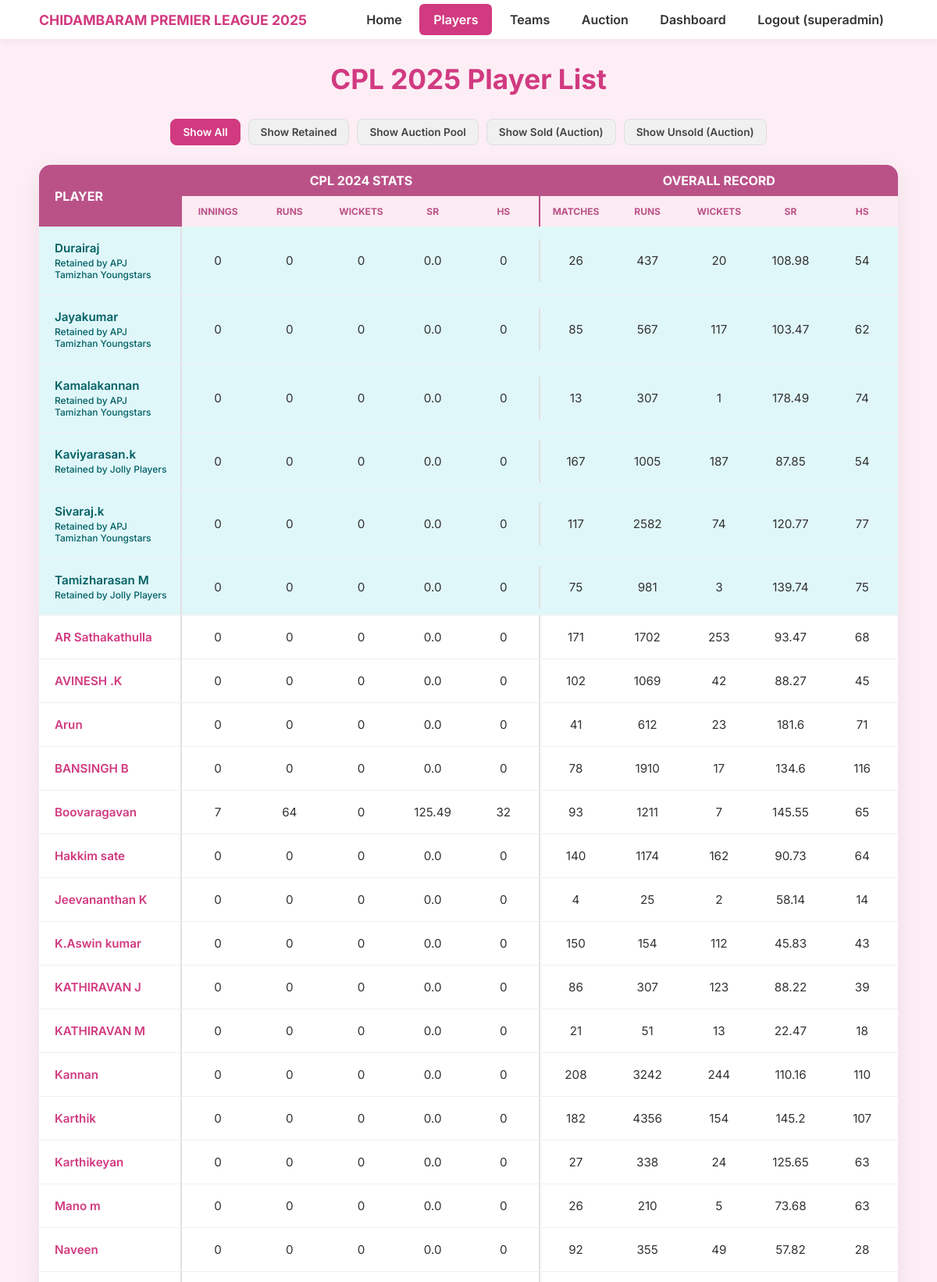
Screenshot of /players (signed in, upper part) with the database file from the repository.
### models.py (models this page shows, shortened)
class User(db.Model, UserMixin):
    id = Column(Integer, primary_key=True)
    full_name = Column(String(100), nullable=False)
    username = Column(String(50), unique=True, nullable=False)
    password_hash = Column(String(256), nullable=False)
    role = Column(String(20), nullable=False, default='Captain') # 'Super Admin', 'Admin', 'Captain'
    team_id = Column(Integer, ForeignKey('team.id'), nullable=True)
    team = relationship('Team', back_populates='captain')

class Player(db.Model):
    id = Column(Integer, primary_key=True)
    player_name = Column(String(100), nullable=False)
    image_filename = Column(String(100), nullable=True, default='default_player.png')
    is_retained = Column(Boolean, default=False, nullable=False)
    cpl_2024_team = Column(String(100), nullable=True)
    cpl_2024_innings = Column(Integer, nullable=True)
    cpl_2024_runs = Column(Integer, nullable=True)
    cpl_2024_average = Column(Float, nullable=True) # This column is NOT in your CSV
    cpl_2024_sr = Column(Float, nullable=True)
    cpl_2024_hs = Column(Integer, nullable=True)
    cpl_2024_wickets = Column(Integer, nullable=True) # <-- ADDED
    overall_matches = Column(Integer, nullable=True)
    overall_runs = Column(Integer, nullable=True)
    overall_wickets = Column(Integer, nullable=True)
    overall_sr = Column(Float, nullable=True) # <-- Already present
    overall_hs = Column(Integer, nullable=True) # <-- Already present
    status = Column(String(20), default='Unsold', nullable=False)
    sold_price = Column(Integer, default=0)
    team_id = Column(Integer, ForeignKey('team.id'), nullable=True)
    team = relationship('Team', back_populates='players')

class Team(db.Model):
    id = Column(Integer, primary_key=True)
    team_name = Column(String(100), unique=True, nullable=False)
    captain_name = Column(String(100), nullable=False)
    purse = Column(Integer, default=10000)
    purse_spent = Column(Integer, default=0)
    players_taken_count = Column(Integer, default=0)
    slots_remaining = Column(Integer, default=15) # Assuming max 15 slots
    captain = relationship('User', uselist=False, back_populates='team')
    players = relationship('Player', back_populates='team', lazy='dynamic')

### app.py (the view)
@app.route('/players')
@login_required
def players():
    all_players = Player.query.order_by(Player.is_retained.desc(), Player.player_name).all() # Show retained first
    return render_template('players.html', active_page='players', players=all_players)

### app.py (called while the page is built)
@login_manager.user_loader
def load_user(user_id):
    return User.query.get(int(user_id))

### templates/players.html (shortened to what this page needs)
{% extends "layout.html" %}
{% set active_page = 'players' %}
{% block content %}
<div class="main-container">
    <h2 class="page-title">CPL 2025 Player List</h2>
    <div class="filter-buttons">
        <button class="filter-btn active" data-filter="all">Show All</button>
        <button class="filter-btn" data-filter="retained">Show Retained</button>
        <button class="filter-btn" data-filter="auction">Show Auction Pool</button>
        <button class="filter-btn" data-filter="sold">Show Sold (Auction)</button>
        <button class="filter-btn" data-filter="unsold">Show Unsold (Auction)</button>
    </div>
    <div class="player-table-card">
        <div class="player-table-grid player-header">
             <div class="header-cell player-name-header">PLAYER</div>
             <div class="header-cell cpl-stats-header">CPL 2024 STATS</div>
             <div class="header-cell overall-stats-header">OVERALL RECORD</div>
             <div class="header-cell sub-header cpl-innings">INNINGS</div>
             <div class="header-cell sub-header cpl-runs">RUNS</div>
             <div class="header-cell sub-header cpl-wickets">WICKETS</div>
             <div class="header-cell sub-header cpl-sr">SR</div>
             <div class="header-cell sub-header cpl-hs hs-header">HS</div>
             <div class="header-cell sub-header ovr-matches">MATCHES</div>
             <div class="header-cell sub-header ovr-runs">RUNS</div>
             <div class="header-cell sub-header ovr-wickets">WICKETS</div>
             <div class="header-cell sub-header ovr-sr">SR</div>
             <div class="header-cell sub-header ovr-hs">HS</div>
        </div>
        {% for player in players %}
        <div class="player-table-grid player-row
                    {% if player.is_retained %}
                        retained
                    {% elif player.status == 'Sold' %}
                        sold
                    {% else %}
                        unsold
                    {% endif %}"
             data-status="{% if player.is_retained %}retained{% elif player.status == 'Sold' %}sold{% else %}unsold{% endif %}">
            <div class="data-cell player-name">
                {{ player.player_name }}
                {% if player.is_retained and player.team %}
                    <span class="retained-badge">Retained by {{ player.team.team_name }}</span>
                {% endif %}
            </div>
            <div class="data-cell">{{ player.cpl_2024_innings if player.cpl_2024_innings is not none else '-' }}</div>
            <div class="data-cell">{{ player.cpl_2024_runs if player.cpl_2024_runs is not none else '-' }}</div>
            <div class="data-cell">{{ player.cpl_2024_wickets if player.cpl_2024_wickets is not none else '-' }}</div>
            <div class="data-cell">{{ player.cpl_2024_sr if player.cpl_2024_sr is not none else '-' }}</div>
            <div class="data-cell hs-cell">{{ player.cpl_2024_hs if player.cpl_2024_hs is not none else '-' }}</div>
            <div class="data-cell">{{ player.overall_matches if player.overall_matches is not none else '-' }}</div>
            <div class="data-cell">{{ player.overall_runs if player.overall_runs is not none else '-' }}</div>
            <div class="data-cell">{{ player.overall_wickets if player.overall_wickets is not none else '-' }}</div>
            <div class="data-cell">{{ player.overall_sr if player.overall_sr is not none else '-' }}</div>
            <div class="data-cell">{{ player.overall_hs if player.overall_hs is not none else '-' }}</div>
        </div>
        {% endfor %}
        </div> </div>
{% endblock %}

### templates/layout.html (shortened to what this page needs)
<!DOCTYPE html>
<html lang="en">
<head>
    <link rel="stylesheet" href="https://cdnjs.cloudflare.com/ajax/libs/font-awesome/6.5.1/css/all.min.css" />
    <link rel="stylesheet" href="{{ url_for('static', filename='style.css') }}">
</head>
<body>
    <nav>
        <div class="nav-container">
            <a href="{{ url_for('home') }}" class="nav-title">Chidambaram Premier League 2025</a>
            <ul>
                <li><a href="{{ url_for('home') }}" class="{{ 'active' if active_page == 'home' else '' }}">Home</a></li>
                {% if current_user.is_authenticated %}
                    <li><a href="{{ url_for('players') }}" class="{{ 'active' if active_page == 'players' else '' }}">Players</a></li>
                    <li><a href="{{ url_for('teams') }}" class="{{ 'active' if active_page == 'teams' else '' }}">Teams</a></li>
                    {% if current_user.role != 'Captain' %}
                    <li><a href="{{ url_for('auctions') }}" class="{{ 'active' if active_page == 'auctions' else '' }}">Auction</a></li>
                    <li><a href="{{ url_for('dashboard') }}" class="{{ 'active' if active_page == 'dashboard' else '' }}">Dashboard</a></li>
                    {% endif %}
                    <li><a href="{{ url_for('logout') }}">Logout ({{ current_user.username }})</a></li>
                {% endif %}
            </ul>
        </div>
    </nav>
    {% block content %}{% endblock %}
</body>
</html>

### static/style.css (style rules this page uses)
body { font-family: 'Inter', Arial, sans-serif; margin: 0; padding: 0; background-color: #fdeef5; color: #333; }
.main-container { max-width: 1100px; margin: 0 auto; padding: 0 20px; }
h1, h2, h3 { color: #333; }
nav { background-color: #ffffff; padding: 5px 0; box-shadow: 0 2px 10px rgba(0,0,0,0.06); position: sticky; top: 0; z-index: 1000; transition: box-shadow 0.3s ease; }
.nav-container { max-width: 1100px; margin: 0 auto; padding: 0 20px; display: flex; justify-content: space-between; align-items: center; }
.nav-title { font-size: 1.1rem; font-weight: 700; color: #d13a80; text-decoration: none; text-transform: uppercase; }
nav ul { list-style-type: none; margin: 0; padding: 0; }
nav ul li { display: inline-block; }
nav ul li a { display: block; color: #333; text-decoration: none; padding: 10px 18px; font-weight: 600; border-radius: 6px; transition: all 0.3s ease; }
nav ul li a.active { background-color: #d13a80; color: white; }
.page-title { text-align: center; color: #d13a80; font-size: 2.2rem; font-weight: 700; margin: 30px 0; }
.player-table-card { background: #ffffff; border-radius: 15px; box-shadow: 0 10px 30px rgba(0,0,0,0.07); overflow: hidden; }
.player-table-grid { display: grid; grid-template-columns: 2fr 1fr 1fr 1fr 1fr 1fr 1fr 1fr 1fr 1fr 1fr; align-items: center; }
.player-table-grid.player-header { display: grid; grid-template-rows: auto auto; grid-template-columns: 2fr repeat(10, 1fr); align-items: center; }
.player-table-grid.player-header .header-cell { padding: 10px; font-weight: 700; text-align: center; }
.player-table-grid.player-header .player-name-header { grid-row: 1 / 3; grid-column: 1 / 2; text-align: left; padding-left: 20px; font-size: 1rem; border-right: 2px solid #ba5288; align-self: stretch; display: flex; align-items: center; background-color: #ba5288; color: white; z-index: 1; position: relative; }
.player-table-grid.player-header .cpl-stats-header { grid-row: 1 / 2; grid-column: 2 / 7; background-color: #ba5288; color: white; }
.player-table-grid.player-header .overall-stats-header { grid-row: 1 / 2; grid-column: 7 / 12; background-color: #ba5288; color: white; }
.player-table-grid.player-header .sub-header { background-color: #fcebf2; color: #ba5288; font-size: 0.75rem; text-transform: uppercase; padding: 12px 10px; grid-row: 2 / 3; }
.player-table-grid.player-header .cpl-innings { grid-column: 2 / 3; }
.player-table-grid.player-header .cpl-runs { grid-column: 3 / 4; }
.player-table-grid.player-header .cpl-sr { grid-column: 5 / 6; }
.player-table-grid.player-header .cpl-hs { grid-column: 6 / 7; }
.player-table-grid.player-header .ovr-matches { grid-column: 7 / 8; }
.player-table-grid.player-header .ovr-runs { grid-column: 8 / 9; }
.player-table-grid.player-header .ovr-wickets { grid-column: 9 / 10; }
.player-table-grid.player-header .hs-header { border-right: 2px solid #ba5288; }
.player-table-grid.player-row { background: #fff; font-size: 0.95rem; border-bottom: 1px solid #f0f0f0; transition: box-shadow 0.2s ease; position: relative; z-index: 1; }
.player-table-grid.player-row .data-cell { padding: 18px 10px; text-align: center; color: #333; font-weight: 400; }
.player-table-grid.player-row .data-cell.player-name { text-align: left; padding-left: 20px; font-weight: 600; color: #d13a80; border-right: 2px solid #e0e0e0; }
.player-table-grid .hs-cell { border-right: 2px solid #e0e0e0; }
.filter-buttons { display: flex; gap: 10px; margin-bottom: 20px; justify-content: center; flex-wrap: wrap; }
.filter-btn { padding: 8px 15px; font-size: 0.85rem; font-weight: 600; font-family: 'Inter', sans-serif; border: 1px solid #ddd; background: #f0f0f0; color: #444; border-radius: 8px; cursor: pointer; transition: all 0.2s ease; margin-bottom: 5px; }
.filter-btn.active { background-color: #d13a80; color: white; border-color: #d13a80; }
.player-row.retained { background-color: #e0f7fa !important; }
.player-row.retained .data-cell.player-name { color: #006064; }
.player-row.unsold { background-color: #fff; }
.retained-badge { display: block; font-size: 0.75rem; color: #006064; font-weight: 500; margin-top: 2px; }

### rows the page displays
User: username "superadmin"
Player: player_name "Durairaj", team.team_name "APJ Tamizhan Youngstars", cpl_2024_innings "0", cpl_2024_runs "0", cpl_2024_wickets "0", cpl_2024_sr "0.0", cpl_2024_hs "0", overall_matches "26", overall_runs "437", overall_wickets "20", overall_sr "108.98", overall_hs "54"
Player: player_name "Jayakumar", team.team_name "APJ Tamizhan Youngstars", cpl_2024_innings "0", cpl_2024_runs "0", cpl_2024_wickets "0", cpl_2024_sr "0.0", cpl_2024_hs "0", overall_matches "85", overall_runs "567", overall_wickets "117", overall_sr "103.47", overall_hs "62"
Player: player_name "Kamalakannan", team.team_name "APJ Tamizhan Youngstars", cpl_2024_innings "0", cpl_2024_runs "0", cpl_2024_wickets "0", cpl_2024_sr "0.0", cpl_2024_hs "0", overall_matches "13", overall_runs "307", overall_wickets "1", overall_sr "178.49", overall_hs "74"
Player: player_name "Kaviyarasan.k", team.team_name "Jolly Players", cpl_2024_innings "0", cpl_2024_runs "0", cpl_2024_wickets "0", cpl_2024_sr "0.0", cpl_2024_hs "0", overall_matches "167", overall_runs "1005", overall_wickets "187", overall_sr "87.85", overall_hs "54"
Player: player_name "Sivaraj.k", team.team_name "APJ Tamizhan Youngstars", cpl_2024_innings "0", cpl_2024_runs "0", cpl_2024_wickets "0", cpl_2024_sr "0.0", cpl_2024_hs "0", overall_matches "117", overall_runs "2582", overall_wickets "74", overall_sr "120.77", overall_hs "77"
Player: player_name "Tamizharasan M", team.team_name "Jolly Players", cpl_2024_innings "0", cpl_2024_runs "0", cpl_2024_wickets "0", cpl_2024_sr "0.0", cpl_2024_hs "0", overall_matches "75", overall_runs "981", overall_wickets "3", overall_sr "139.74", overall_hs "75"
Player: player_name "AR Sathakathulla", cpl_2024_innings "0", cpl_2024_runs "0", cpl_2024_wickets "0", cpl_2024_sr "0.0", cpl_2024_hs "0", overall_matches "171", overall_runs "1702", overall_wickets "253", overall_sr "93.47", overall_hs "68"
Player: player_name "AVINESH .K", cpl_2024_innings "0", cpl_2024_runs "0", cpl_2024_wickets "0", cpl_2024_sr "0.0", cpl_2024_hs "0", overall_matches "102", overall_runs "1069", overall_wickets "42", overall_sr "88.27", overall_hs "45"
Player: player_name "Arun", cpl_2024_innings "0", cpl_2024_runs "0", cpl_2024_wickets "0", cpl_2024_sr "0.0", cpl_2024_hs "0", overall_matches "41", overall_runs "612", overall_wickets "23", overall_sr "181.6", overall_hs "71"
Player: player_name "BANSINGH B", cpl_2024_innings "0", cpl_2024_runs "0", cpl_2024_wickets "0", cpl_2024_sr "0.0", cpl_2024_hs "0", overall_matches "78", overall_runs "1910", overall_wickets "17", overall_sr "134.6", overall_hs "116"
Player: player_name "Boovaragavan", cpl_2024_innings "7", cpl_2024_runs "64", cpl_2024_wickets "0", cpl_2024_sr "125.49", cpl_2024_hs "32", overall_matches "93", overall_runs "1211", overall_wickets "7", overall_sr "145.55", overall_hs "65"
Player: player_name "Hakkim sate", cpl_2024_innings "0", cpl_2024_runs "0", cpl_2024_wickets "0", cpl_2024_sr "0.0", cpl_2024_hs "0", overall_matches "140", overall_runs "1174", overall_wickets "162", overall_sr "90.73", overall_hs "64"
Player: player_name "Jeevananthan K", cpl_2024_innings "0", cpl_2024_runs "0", cpl_2024_wickets "0", cpl_2024_sr "0.0", cpl_2024_hs "0", overall_matches "4", overall_runs "25", overall_wickets "2", overall_sr "58.14", overall_hs "14"
Player: player_name "K.Aswin kumar", cpl_2024_innings "0", cpl_2024_runs "0", cpl_2024_wickets "0", cpl_2024_sr "0.0", cpl_2024_hs "0", overall_matches "150", overall_runs "154", overall_wickets "112", overall_sr "45.83", overall_hs "43"
Player: player_name "KATHIRAVAN J", cpl_2024_innings "0", cpl_2024_runs "0", cpl_2024_wickets "0", cpl_2024_sr "0.0", cpl_2024_hs "0", overall_matches "86", overall_runs "307", overall_wickets "123", overall_sr "88.22", overall_hs "39"
Player: player_name "KATHIRAVAN M", cpl_2024_innings "0", cpl_2024_runs "0", cpl_2024_wickets "0", cpl_2024_sr "0.0", cpl_2024_hs "0", overall_matches "21", overall_runs "51", overall_wickets "13", overall_sr "22.47", overall_hs "18"
Player: player_name "Kannan", cpl_2024_innings "0", cpl_2024_runs "0", cpl_2024_wickets "0", cpl_2024_sr "0.0", cpl_2024_hs "0", overall_matches "208", overall_runs "3242", overall_wickets "244", overall_sr "110.16", overall_hs "110"
Player: player_name "Karthik", cpl_2024_innings "0", cpl_2024_runs "0", cpl_2024_wickets "0", cpl_2024_sr "0.0", cpl_2024_hs "0", overall_matches "182", overall_runs "4356", overall_wickets "154", overall_sr "145.2", overall_hs "107"
Player: player_name "Karthikeyan", cpl_2024_innings "0", cpl_2024_runs "0", cpl_2024_wickets "0", cpl_2024_sr "0.0", cpl_2024_hs "0", overall_matches "27", overall_runs "338", overall_wickets "24", overall_sr "125.65", overall_hs "63"
Player: player_name "Mano m", cpl_2024_innings "0", cpl_2024_runs "0", cpl_2024_wickets "0", cpl_2024_sr "0.0", cpl_2024_hs "0", overall_matches "26", overall_runs "210", overall_wickets "5", overall_sr "73.68", overall_hs "63"
Player: player_name "Naveen", cpl_2024_innings "0", cpl_2024_runs "0", cpl_2024_wickets "0", cpl_2024_sr "0.0", cpl_2024_hs "0", overall_matches "92", overall_runs "355", overall_wickets "49", overall_sr "57.82", overall_hs "28"
